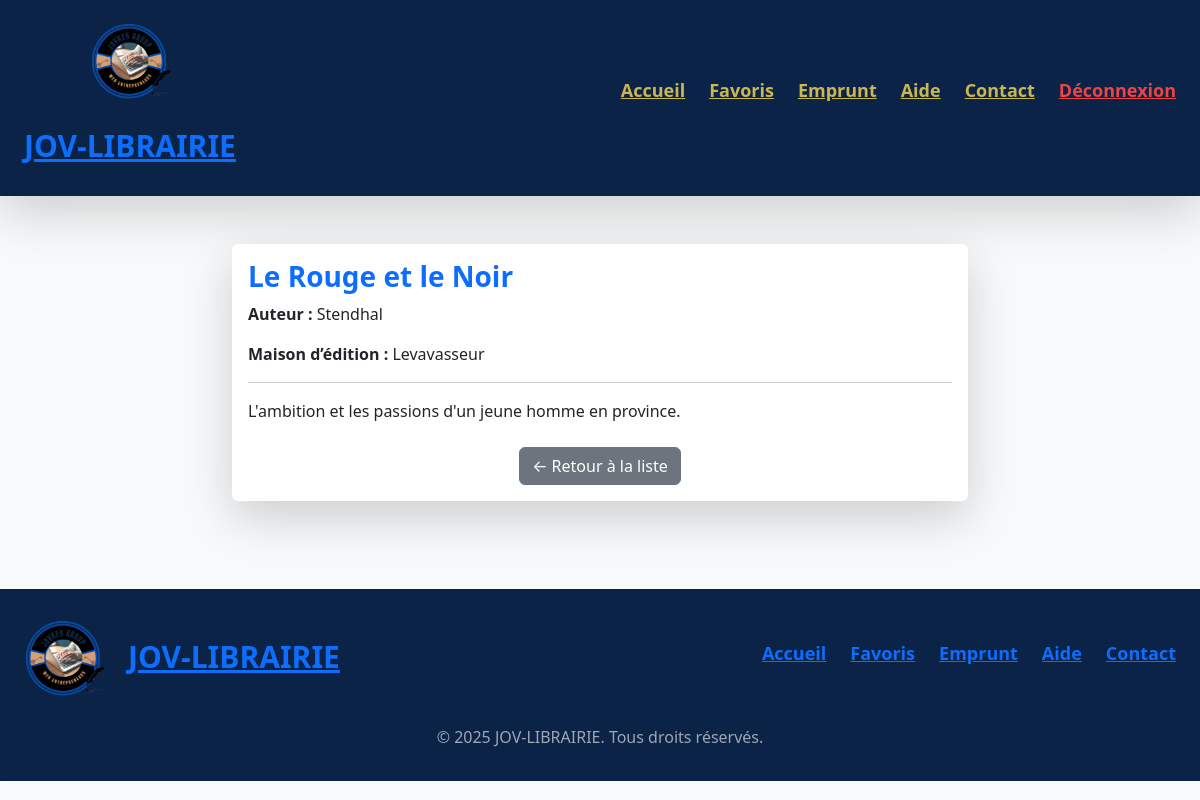
Screenshot of /livre.php?id=4 (signed in) with the database file from the repository.
### tables this page shows
CREATE TABLE `livres` (
  `Id` int(11) NOT NULL,
  `Titre` varchar(255) NOT NULL,
  `Auteur` varchar(255) NOT NULL,
  `image` varchar(255) DEFAULT NULL,
  `description` text DEFAULT NULL,
  `Maison_d_edition` varchar(255) DEFAULT NULL,
  `Nombre_exemplaires` int(11) DEFAULT 1
);

### livre.php (the view, shortened to what this page needs)
<?php
include "connexion.php";
include "header.php";
$id = intval($_GET['id']);
$result = mysqli_query($Login, "SELECT * FROM livres WHERE Id = $id");
$livre = mysqli_fetch_assoc($result);
?>
<!DOCTYPE html>
<html lang="fr">
<head>
    <link href="https://cdn.jsdelivr.net/npm/bootstrap@5.3.0/dist/css/bootstrap.min.css" rel="stylesheet">
</head>
<body style="background-color:#f8f9fa;">
<section class="container py-5">
    <div class="row justify-content-center">
        <div class="col-lg-8">
            <div class="card border-0 shadow-lg">
                <div class="card-body">
                    <h3 class="card-title fw-bold text-primary"><?= htmlspecialchars($livre['Titre']) ?></h3>
                    <p class="card-text"><strong>Auteur :</strong> <?= htmlspecialchars($livre['Auteur']) ?></p>
                    <p class="card-text"><strong>Maison d’édition :</strong> <?= htmlspecialchars($livre['Maison_d_edition']) ?></p>
                    <hr>
                    <p class="card-text"><?= nl2br(htmlspecialchars($livre['description'])) ?></p>
                    <div class="mt-4 text-center">
                        <a href="wishlist.php" class="btn btn-secondary">← Retour à la liste</a>
                    </div>
                </div>
            </div>
        </div>
    </div>
</section>
</body>
</html>
<?php include "footer.php"; ?>

### header.php (style rules this page uses)
:root { --pcolor: rgb(203,183,81); --scolor: #0b2347; }

### rows the page displays
livres: Titre "Le Rouge et le Noir", Auteur "Stendhal", Maison_d_edition "Levavasseur", description "L'ambition et les passions d'un jeune homme en province."
